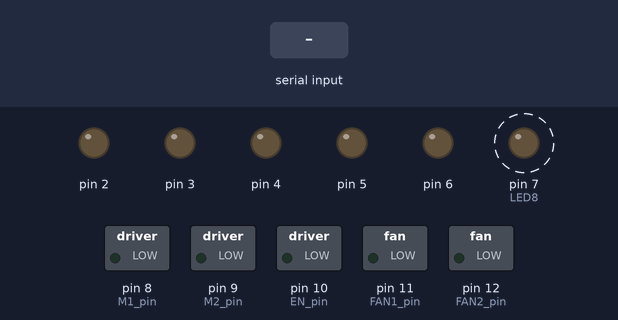
Recording of a sketch running on a simulated Arduino Uno, built with avr-gcc and run on an emulated ATmega328P. Shown: switched loads named in the sketch (green lamp = pin HIGH), output pins drawn as LEDs (lit = HIGH). Dashed ring = blinking. Inputs (shaded band) come from the test bench. What the sketch prints to the serial monitor is not drawn.

Above: at 0.6 s.
1.6 s: byte 13 (0x0d) received over Serial
Timing chart, 0 to 10.6 s (numbered marks = the images above; inputs shaded):
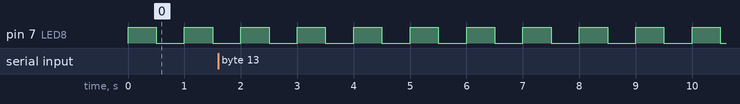

The sketch:

7.ino
```cpp
// std lib

#include <stdio.h>

#include <string.h>

#include <stdlib.h>


// my lib

#include "My_Aduino_LIB.h"


// prj func

//#include "motor_drv.h"


//define

#define M1_pin  8

#define M2_pin  9

#define EN_pin  10


#define FAN1_pin 11

#define FAN2_pin 12


unsigned int cnt;

char d_buf[30];

char run_flag = 0;


volatile unsigned char rx_buf[20];  // low Data

volatile char rx_end_flag = 0;

volatile char rx_cnt = 0;


void m_cw()

{

  d_out(EN_pin, ON);


  bit_set(PORTB, M1_pin); // d_out(M1_pin, ON);

  d_out(M2_pin, 0);       // bit_clr(PORTB, OFF);


  d_out(LED5, OFF);

  d_out(LED3, ON);

}


void m_ccw()

{

  d_out(EN_pin, ON);


  d_out(M1_pin, OFF); // 0

  d_out(M2_pin, ON);  // 1


  d_out(LED3, OFF);

  d_out(LED5, ON);

}


void m_stop()

{

  bit_clr(PORTB, M1_pin);

  bit_clr(PORTB, M2_pin);

  d_out(EN_pin, OFF);

}


void m_stop_to_run()

{

  if(run_flag == 0) d_out(EN_pin, OFF);

  else if(run_flag == 1) d_out(EN_pin, ON);

}


void fan_m_cw()

{

  d_out(FAN1_pin, 1);

  d_out(FAN2_pin, 0);

}


void fan_m_ccw()

{

 d_out(FAN1_pin, OFF); //0

 d_out(FAN2_pin, ON);  // 1

}


void fan_m_stop()

{

  d_out(FAN1_pin, OFF);

  d_out(FAN2_pin, OFF);

}


void com_chk()

{

  rx_end_flag = 0;

  sprintf(d_buf, "%s", rx_buf);

  Serial.println(d_buf);

  memset(rx_buf, 0, sizeof(char) * 20);

}

void setup() {
  DDRD = 0xfe; // 0b11111110
  pinMode(M1_pin, OUTPUT);
  pinMode(M2_pin, OUTPUT);
  pinMode(EN_pin, OUTPUT);
  pinMode(FAN1_pin, OUTPUT);
  pinMode(FAN2_pin, OUTPUT);
  Serial.begin(9600); // 115200
  m_stop();
  fan_m_stop();
}
void loop() {
 if(rx_end_flag == 1) com_chk();
 bit_tg(PORTD, LED8);
  delay(500);
}
void serialEvent(){
   unsigned char buf;
   if(Serial.available()) {
     buf = Serial.read();
     if(buf == 0x0d){
       rx_cnt = 0;
       rx_end_flag = 1;
       Serial.println("벌래 이상없음");
     }
    else{rx_buf[rx_cnt] = buf;
          rx_cnt++;
        }
   }
}
```

My_Aduino_LIB.h
```cpp
#ifndef __My_Aduino_LIB__
#define __My_Aduino_LIB__


#define LED1 0
#define LED2 1
#define LED3 2
#define LED4 3
#define LED5 4
#define LED6 5
#define LED7 6
#define LED8 7

#define bit_set(ADDRESS, BIT) (ADDRESS |= (1<<BIT))
#define bit_clr(ADDRESS, BIT) (ADDRESS &= ~(1<<BIT))
#define bit_chk(ADDRESS, BIT) (ADDRESS & (1<<BIT))
#define bit_tg(PORT, BIT) (PORT ^= (1<<BIT))

#define d_out(pin, value) digitalWrite(pin,value)

#define ON 1
#define OFF 0

#define _ON 0
#define _OFF 1


void byte_out(unsigned char data){

  d_out(LED1, data%2);
  d_out(LED2, data/2%2);
  d_out(LED3, data/4%2);
  d_out(LED4, data/8%2);
  d_out(LED5, data/16%2);
  d_out(LED6, data/32%2);
  d_out(LED7, data/64%2);
  d_out(LED8, data/128%2);
}

#endif
```

Measured:
- by itself, pin 7 (LED8): alternates HIGH for 0.50 s and LOW for 0.50 s
